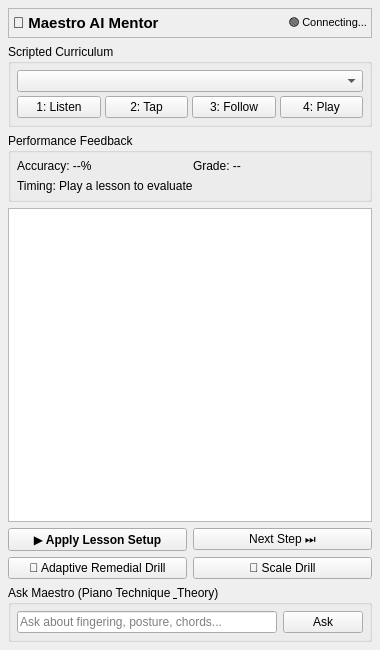
<?xml version="1.0" encoding="UTF-8"?>
<ui version="4.0">
 <class>GuiAiMentorPanel</class>
 <widget class="QWidget" name="GuiAiMentorPanel">
  <property name="geometry">
   <rect>
    <x>0</x>
    <y>0</y>
    <width>380</width>
    <height>650</height>
   </rect>
  </property>
  <property name="windowTitle">
   <string>AI Piano Mentor</string>
  </property>
  <layout class="QVBoxLayout" name="verticalLayout">
   <property name="spacing">
    <number>6</number>
   </property>
   <property name="leftMargin">
    <number>8</number>
   </property>
   <property name="topMargin">
    <number>8</number>
   </property>
   <property name="rightMargin">
    <number>8</number>
   </property>
   <property name="bottomMargin">
    <number>8</number>
   </property>
   <item>
    <widget class="QFrame" name="headerFrame">
     <property name="frameShape">
      <enum>QFrame::StyledPanel</enum>
     </property>
     <property name="frameShadow">
      <enum>QFrame::Raised</enum>
     </property>
     <layout class="QHBoxLayout" name="horizontalLayoutHeader">
      <property name="leftMargin">
       <number>4</number>
      </property>
      <property name="topMargin">
       <number>4</number>
      </property>
      <property name="rightMargin">
       <number>4</number>
      </property>
      <property name="bottomMargin">
       <number>4</number>
      </property>
      <item>
       <widget class="QLabel" name="mentorTitleLabel">
        <property name="font">
         <font>
          <pointsize>11</pointsize>
          <weight>75</weight>
          <bold>true</bold>
         </font>
        </property>
        <property name="text">
         <string>🎹 Maestro AI Mentor</string>
        </property>
       </widget>
      </item>
      <item>
       <spacer name="horizontalSpacerHeader">
        <property name="orientation">
         <enum>Qt::Horizontal</enum>
        </property>
        <property name="sizeHint" stdset="0">
         <size>
          <width>20</width>
          <height>20</height>
         </size>
        </property>
       </spacer>
      </item>
      <item>
       <widget class="QLabel" name="statusBadgeLabel">
        <property name="font">
         <font>
          <pointsize>8</pointsize>
         </font>
        </property>
        <property name="text">
         <string>🟢 Connecting...</string>
        </property>
        <property name="alignment">
         <set>Qt::AlignRight|Qt::AlignTrailing|Qt::AlignVCenter</set>
        </property>
       </widget>
      </item>
     </layout>
    </widget>
   </item>
   <item>
    <widget class="QGroupBox" name="curriculumGroup">
     <property name="title">
      <string>Scripted Curriculum</string>
     </property>
     <layout class="QVBoxLayout" name="verticalLayoutCurriculum">
      <property name="spacing">
       <number>4</number>
      </property>
      <property name="leftMargin">
       <number>6</number>
      </property>
      <property name="topMargin">
       <number>6</number>
      </property>
      <property name="rightMargin">
       <number>6</number>
      </property>
      <property name="bottomMargin">
       <number>6</number>
      </property>
      <item>
       <widget class="QComboBox" name="lessonCombo">
        <property name="sizePolicy">
         <sizepolicy hsizetype="Expanding" vsizetype="Fixed">
          <horstretch>0</horstretch>
          <verstretch>0</verstretch>
         </sizepolicy>
        </property>
       </widget>
      </item>
      <item>
       <layout class="QHBoxLayout" name="horizontalLayoutPhases">
        <item>
         <widget class="QPushButton" name="phase1Btn">
          <property name="text">
           <string>1: Listen</string>
          </property>
         </widget>
        </item>
        <item>
         <widget class="QPushButton" name="phase2Btn">
          <property name="text">
           <string>2: Tap</string>
          </property>
         </widget>
        </item>
        <item>
         <widget class="QPushButton" name="phase3Btn">
          <property name="text">
           <string>3: Follow</string>
          </property>
         </widget>
        </item>
        <item>
         <widget class="QPushButton" name="phase4Btn">
          <property name="text">
           <string>4: Play</string>
          </property>
         </widget>
        </item>
       </layout>
      </item>
     </layout>
    </widget>
   </item>
   <item>
    <widget class="QGroupBox" name="telemetryGroup">
     <property name="title">
      <string>Performance Feedback</string>
     </property>
     <layout class="QGridLayout" name="gridLayoutTelemetry">
      <property name="leftMargin">
       <number>6</number>
      </property>
      <property name="topMargin">
       <number>6</number>
      </property>
      <property name="rightMargin">
       <number>6</number>
      </property>
      <property name="bottomMargin">
       <number>6</number>
      </property>
      <item row="0" column="0">
       <widget class="QLabel" name="accuracyLabel">
        <property name="text">
         <string>Accuracy: --%</string>
        </property>
       </widget>
      </item>
      <item row="0" column="1">
       <widget class="QLabel" name="gradeLabel">
        <property name="text">
         <string>Grade: --</string>
        </property>
       </widget>
      </item>
      <item row="1" column="0" colspan="2">
       <widget class="QLabel" name="timingDiagLabel">
        <property name="text">
         <string>Timing: Play a lesson to evaluate</string>
        </property>
        <property name="wordWrap">
         <bool>true</bool>
        </property>
       </widget>
      </item>
     </layout>
    </widget>
   </item>
   <item>
    <widget class="QTextBrowser" name="mentorTextBrowser">
     <property name="sizePolicy">
      <sizepolicy hsizetype="Expanding" vsizetype="Expanding">
       <horstretch>0</horstretch>
       <verstretch>1</verstretch>
      </sizepolicy>
     </property>
    </widget>
   </item>
   <item>
    <layout class="QHBoxLayout" name="horizontalLayoutActions">
     <item>
      <widget class="QPushButton" name="applySetupBtn">
       <property name="font">
        <font>
         <weight>75</weight>
         <bold>true</bold>
        </font>
       </property>
       <property name="text">
        <string>▶ Apply Lesson Setup</string>
       </property>
      </widget>
     </item>
     <item>
      <widget class="QPushButton" name="nextLessonBtn">
       <property name="text">
        <string>Next Step ⏭</string>
       </property>
      </widget>
     </item>
    </layout>
   </item>
   <item>
    <layout class="QHBoxLayout" name="horizontalLayoutDrill">
     <item>
      <widget class="QPushButton" name="remedialDrillBtn">
       <property name="text">
        <string>🎯 Adaptive Remedial Drill</string>
       </property>
      </widget>
     </item>
     <item>
      <widget class="QPushButton" name="generateDrillBtn">
       <property name="text">
        <string>🎼 Scale Drill</string>
       </property>
      </widget>
     </item>
    </layout>
   </item>
   <item>
    <widget class="QGroupBox" name="askGroup">
     <property name="title">
      <string>Ask Maestro (Piano Technique &amp; Theory)</string>
     </property>
     <layout class="QHBoxLayout" name="horizontalLayoutAsk">
      <property name="leftMargin">
       <number>6</number>
      </property>
      <property name="topMargin">
       <number>6</number>
      </property>
      <property name="rightMargin">
       <number>6</number>
      </property>
      <property name="bottomMargin">
       <number>6</number>
      </property>
      <item>
       <widget class="QLineEdit" name="questionEdit">
        <property name="placeholderText">
         <string>Ask about fingering, posture, chords...</string>
        </property>
       </widget>
      </item>
      <item>
       <widget class="QPushButton" name="askBtn">
        <property name="text">
         <string>Ask</string>
        </property>
       </widget>
      </item>
     </layout>
    </widget>
   </item>
  </layout>
 </widget>
 <resources/>
 <connections/>
</ui>
